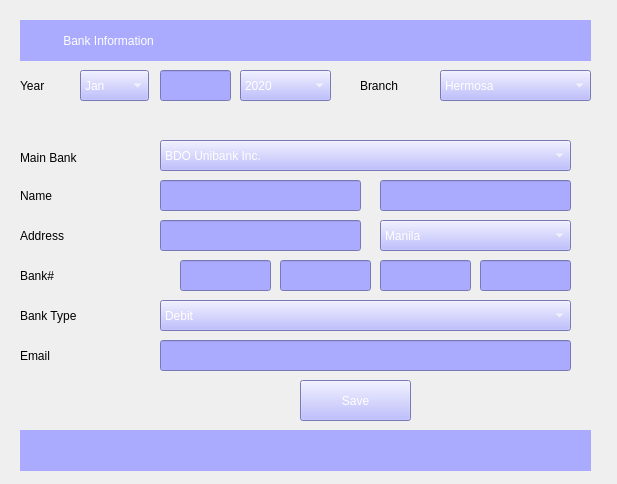
<?xml version="1.0" encoding="UTF-8"?>
<ui version="4.0">
 <class>Form</class>
 <widget class="QWidget" name="Form">
  <property name="geometry">
   <rect>
    <x>0</x>
    <y>0</y>
    <width>617</width>
    <height>484</height>
   </rect>
  </property>
  <property name="windowTitle">
   <string>Form</string>
  </property>
  <property name="styleSheet">
   <string notr="true"/>
  </property>
  <widget class="QComboBox" name="month_input">
   <property name="geometry">
    <rect>
     <x>80</x>
     <y>70</y>
     <width>69</width>
     <height>31</height>
    </rect>
   </property>
   <property name="styleSheet">
    <string notr="true">background-color:rgb(170, 170, 255);
font: 16pt &quot;MS Shell Dlg 2&quot;;
color:white;
</string>
   </property>
   <item>
    <property name="text">
     <string>Jan</string>
    </property>
   </item>
   <item>
    <property name="text">
     <string>Feb</string>
    </property>
   </item>
   <item>
    <property name="text">
     <string>Mar</string>
    </property>
   </item>
   <item>
    <property name="text">
     <string>Apr</string>
    </property>
   </item>
   <item>
    <property name="text">
     <string>May</string>
    </property>
   </item>
   <item>
    <property name="text">
     <string>Jun</string>
    </property>
   </item>
   <item>
    <property name="text">
     <string>Jul</string>
    </property>
   </item>
   <item>
    <property name="text">
     <string>Aug</string>
    </property>
   </item>
   <item>
    <property name="text">
     <string>Sep</string>
    </property>
   </item>
   <item>
    <property name="text">
     <string>Oct</string>
    </property>
   </item>
   <item>
    <property name="text">
     <string>Nov</string>
    </property>
   </item>
   <item>
    <property name="text">
     <string>Dec</string>
    </property>
   </item>
  </widget>
  <widget class="QComboBox" name="year_input">
   <property name="geometry">
    <rect>
     <x>240</x>
     <y>70</y>
     <width>91</width>
     <height>31</height>
    </rect>
   </property>
   <property name="styleSheet">
    <string notr="true">background-color:rgb(170, 170, 255);
font: 16pt &quot;MS Shell Dlg 2&quot;;
color:white;
</string>
   </property>
   <item>
    <property name="text">
     <string>2020</string>
    </property>
   </item>
   <item>
    <property name="text">
     <string>2021</string>
    </property>
   </item>
   <item>
    <property name="text">
     <string>2022</string>
    </property>
   </item>
   <item>
    <property name="text">
     <string>2023</string>
    </property>
   </item>
   <item>
    <property name="text">
     <string>2024</string>
    </property>
   </item>
   <item>
    <property name="text">
     <string>2025</string>
    </property>
   </item>
   <item>
    <property name="text">
     <string>2026</string>
    </property>
   </item>
   <item>
    <property name="text">
     <string>2026</string>
    </property>
   </item>
   <item>
    <property name="text">
     <string>2028</string>
    </property>
   </item>
   <item>
    <property name="text">
     <string>2029</string>
    </property>
   </item>
   <item>
    <property name="text">
     <string>2030</string>
    </property>
   </item>
  </widget>
  <widget class="QLineEdit" name="date_input">
   <property name="geometry">
    <rect>
     <x>160</x>
     <y>70</y>
     <width>71</width>
     <height>31</height>
    </rect>
   </property>
   <property name="styleSheet">
    <string notr="true">background-color:rgb(170, 170, 255);
font: 16pt &quot;MS Shell Dlg 2&quot;;
color:white;
</string>
   </property>
  </widget>
  <widget class="QComboBox" name="main_bank_input">
   <property name="geometry">
    <rect>
     <x>160</x>
     <y>140</y>
     <width>411</width>
     <height>31</height>
    </rect>
   </property>
   <property name="styleSheet">
    <string notr="true">background-color:rgb(170, 170, 255);
font: 16pt &quot;MS Shell Dlg 2&quot;;
color:white;
</string>
   </property>
   <item>
    <property name="text">
     <string>BDO Unibank Inc.</string>
    </property>
   </item>
   <item>
    <property name="text">
     <string>Bank of the Philippine Islands (BPI)</string>
    </property>
   </item>
  </widget>
  <widget class="QLineEdit" name="first_name_input">
   <property name="geometry">
    <rect>
     <x>160</x>
     <y>180</y>
     <width>201</width>
     <height>31</height>
    </rect>
   </property>
   <property name="styleSheet">
    <string notr="true">background-color:rgb(170, 170, 255);
font: 16pt &quot;MS Shell Dlg 2&quot;;
color:white;
</string>
   </property>
  </widget>
  <widget class="QLineEdit" name="address_input">
   <property name="geometry">
    <rect>
     <x>160</x>
     <y>220</y>
     <width>201</width>
     <height>31</height>
    </rect>
   </property>
   <property name="styleSheet">
    <string notr="true">background-color:rgb(170, 170, 255);
font: 16pt &quot;MS Shell Dlg 2&quot;;
color:white;
</string>
   </property>
  </widget>
  <widget class="QComboBox" name="city_input">
   <property name="geometry">
    <rect>
     <x>380</x>
     <y>220</y>
     <width>191</width>
     <height>31</height>
    </rect>
   </property>
   <property name="styleSheet">
    <string notr="true">background-color:rgb(170, 170, 255);
font: 16pt &quot;MS Shell Dlg 2&quot;;
color:white;
</string>
   </property>
   <item>
    <property name="text">
     <string>Manila</string>
    </property>
   </item>
   <item>
    <property name="text">
     <string>Valenzuela</string>
    </property>
   </item>
   <item>
    <property name="text">
     <string>Caloocan</string>
    </property>
   </item>
  </widget>
  <widget class="QLabel" name="label">
   <property name="geometry">
    <rect>
     <x>20</x>
     <y>142</y>
     <width>131</width>
     <height>31</height>
    </rect>
   </property>
   <property name="styleSheet">
    <string notr="true">font: 18pt &quot;MS Shell Dlg 2&quot;;</string>
   </property>
   <property name="text">
    <string>Main Bank</string>
   </property>
  </widget>
  <widget class="QLabel" name="label_2">
   <property name="geometry">
    <rect>
     <x>20</x>
     <y>180</y>
     <width>131</width>
     <height>31</height>
    </rect>
   </property>
   <property name="styleSheet">
    <string notr="true">font: 18pt &quot;MS Shell Dlg 2&quot;;</string>
   </property>
   <property name="text">
    <string>Name</string>
   </property>
  </widget>
  <widget class="QLabel" name="label_3">
   <property name="geometry">
    <rect>
     <x>20</x>
     <y>220</y>
     <width>131</width>
     <height>31</height>
    </rect>
   </property>
   <property name="styleSheet">
    <string notr="true">font: 18pt &quot;MS Shell Dlg 2&quot;;</string>
   </property>
   <property name="text">
    <string>Address</string>
   </property>
  </widget>
  <widget class="QLineEdit" name="bank_4_input">
   <property name="geometry">
    <rect>
     <x>480</x>
     <y>260</y>
     <width>91</width>
     <height>31</height>
    </rect>
   </property>
   <property name="styleSheet">
    <string notr="true">background-color:rgb(170, 170, 255);
font: 16pt &quot;MS Shell Dlg 2&quot;;
color:white;
</string>
   </property>
  </widget>
  <widget class="QLabel" name="label_4">
   <property name="geometry">
    <rect>
     <x>20</x>
     <y>260</y>
     <width>131</width>
     <height>31</height>
    </rect>
   </property>
   <property name="styleSheet">
    <string notr="true">font: 18pt &quot;MS Shell Dlg 2&quot;;</string>
   </property>
   <property name="text">
    <string>Bank#</string>
   </property>
  </widget>
  <widget class="QLabel" name="label_5">
   <property name="geometry">
    <rect>
     <x>20</x>
     <y>300</y>
     <width>131</width>
     <height>31</height>
    </rect>
   </property>
   <property name="styleSheet">
    <string notr="true">font: 18pt &quot;MS Shell Dlg 2&quot;;</string>
   </property>
   <property name="text">
    <string>Bank Type</string>
   </property>
  </widget>
  <widget class="QComboBox" name="bank_type_input">
   <property name="geometry">
    <rect>
     <x>160</x>
     <y>300</y>
     <width>411</width>
     <height>31</height>
    </rect>
   </property>
   <property name="styleSheet">
    <string notr="true">background-color:rgb(170, 170, 255);
font: 16pt &quot;MS Shell Dlg 2&quot;;
color:white;
</string>
   </property>
   <item>
    <property name="text">
     <string>Debit</string>
    </property>
   </item>
   <item>
    <property name="text">
     <string>Credit</string>
    </property>
   </item>
  </widget>
  <widget class="QLabel" name="label_6">
   <property name="geometry">
    <rect>
     <x>20</x>
     <y>290</y>
     <width>131</width>
     <height>31</height>
    </rect>
   </property>
   <property name="styleSheet">
    <string notr="true">font: 18pt &quot;MS Shell Dlg 2&quot;;</string>
   </property>
   <property name="text">
    <string/>
   </property>
  </widget>
  <widget class="QComboBox" name="branch_input">
   <property name="geometry">
    <rect>
     <x>440</x>
     <y>70</y>
     <width>151</width>
     <height>31</height>
    </rect>
   </property>
   <property name="styleSheet">
    <string notr="true">background-color:rgb(170, 170, 255);
font: 16pt &quot;MS Shell Dlg 2&quot;;
color:white;
</string>
   </property>
   <item>
    <property name="text">
     <string>Hermosa</string>
    </property>
   </item>
   <item>
    <property name="text">
     <string>Sagandaan</string>
    </property>
   </item>
  </widget>
  <widget class="QLabel" name="label_7">
   <property name="geometry">
    <rect>
     <x>360</x>
     <y>70</y>
     <width>131</width>
     <height>31</height>
    </rect>
   </property>
   <property name="styleSheet">
    <string notr="true">
font: 16pt &quot;MS Shell Dlg 2&quot;;

</string>
   </property>
   <property name="text">
    <string>Branch</string>
   </property>
  </widget>
  <widget class="QLabel" name="label_8">
   <property name="geometry">
    <rect>
     <x>20</x>
     <y>70</y>
     <width>61</width>
     <height>31</height>
    </rect>
   </property>
   <property name="styleSheet">
    <string notr="true">font: 18pt &quot;MS Shell Dlg 2&quot;;</string>
   </property>
   <property name="text">
    <string>Year</string>
   </property>
  </widget>
  <widget class="QLineEdit" name="bank_3_input">
   <property name="geometry">
    <rect>
     <x>380</x>
     <y>260</y>
     <width>91</width>
     <height>31</height>
    </rect>
   </property>
   <property name="styleSheet">
    <string notr="true">background-color:rgb(170, 170, 255);
font: 16pt &quot;MS Shell Dlg 2&quot;;
color:white;
</string>
   </property>
  </widget>
  <widget class="QLineEdit" name="bank_2_input">
   <property name="geometry">
    <rect>
     <x>280</x>
     <y>260</y>
     <width>91</width>
     <height>31</height>
    </rect>
   </property>
   <property name="styleSheet">
    <string notr="true">background-color:rgb(170, 170, 255);
font: 16pt &quot;MS Shell Dlg 2&quot;;
color:white;
</string>
   </property>
  </widget>
  <widget class="QLineEdit" name="bank_1_input">
   <property name="geometry">
    <rect>
     <x>180</x>
     <y>260</y>
     <width>91</width>
     <height>31</height>
    </rect>
   </property>
   <property name="styleSheet">
    <string notr="true">background-color:rgb(170, 170, 255);
font: 16pt &quot;MS Shell Dlg 2&quot;;
color:white;
</string>
   </property>
  </widget>
  <widget class="QLabel" name="label_9">
   <property name="geometry">
    <rect>
     <x>20</x>
     <y>340</y>
     <width>131</width>
     <height>31</height>
    </rect>
   </property>
   <property name="styleSheet">
    <string notr="true">font: 18pt &quot;MS Shell Dlg 2&quot;;</string>
   </property>
   <property name="text">
    <string>Email</string>
   </property>
  </widget>
  <widget class="QLineEdit" name="email_input">
   <property name="geometry">
    <rect>
     <x>160</x>
     <y>340</y>
     <width>411</width>
     <height>31</height>
    </rect>
   </property>
   <property name="styleSheet">
    <string notr="true">background-color:rgb(170, 170, 255);
font: 16pt &quot;MS Shell Dlg 2&quot;;
color:white;
</string>
   </property>
  </widget>
  <widget class="QLineEdit" name="last_name_input">
   <property name="geometry">
    <rect>
     <x>380</x>
     <y>180</y>
     <width>191</width>
     <height>31</height>
    </rect>
   </property>
   <property name="styleSheet">
    <string notr="true">background-color:rgb(170, 170, 255);
font: 16pt &quot;MS Shell Dlg 2&quot;;
color:white;
</string>
   </property>
  </widget>
  <widget class="QPushButton" name="save_bt">
   <property name="geometry">
    <rect>
     <x>300</x>
     <y>380</y>
     <width>111</width>
     <height>41</height>
    </rect>
   </property>
   <property name="styleSheet">
    <string notr="true">background-color:rgb(170, 170, 255);
font: 16pt &quot;MS Shell Dlg 2&quot;;
color:white;
</string>
   </property>
   <property name="text">
    <string>Save</string>
   </property>
  </widget>
  <widget class="QLabel" name="label_10">
   <property name="geometry">
    <rect>
     <x>20</x>
     <y>20</y>
     <width>571</width>
     <height>41</height>
    </rect>
   </property>
   <property name="styleSheet">
    <string notr="true">background-color:rgb(170, 170, 255);
font: 26pt &quot;MS Shell Dlg 2&quot;;
color:white;
</string>
   </property>
   <property name="text">
    <string>             Bank Information</string>
   </property>
  </widget>
  <widget class="QLabel" name="validator_label">
   <property name="geometry">
    <rect>
     <x>20</x>
     <y>430</y>
     <width>571</width>
     <height>41</height>
    </rect>
   </property>
   <property name="styleSheet">
    <string notr="true">background-color:rgb(170, 170, 255);
font: 26pt &quot;MS Shell Dlg 2&quot;;
color:white;
</string>
   </property>
   <property name="text">
    <string/>
   </property>
  </widget>
 </widget>
 <resources/>
 <connections/>
</ui>
